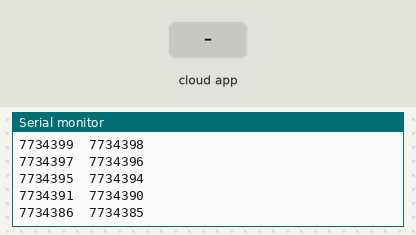
Recording of a sketch running on a simulated ESP8266 (NodeMCU). Shown: the last lines printed to the serial monitor. The inputs (shaded band) are chosen by the test bench. WiFi joins after 1.5 s; servers stay silent unless stated.

Above: at 2.7 s.
2.8 s: the phone or cloud app sets Weihnachtsbaum to 0
At 4.0 s:
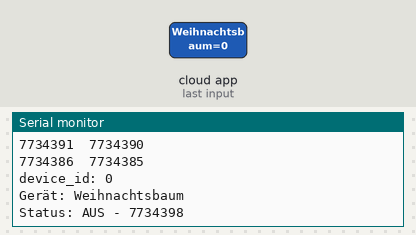
4.3 s: the phone or cloud app sets Dekoration to 0
At 5.4 s:
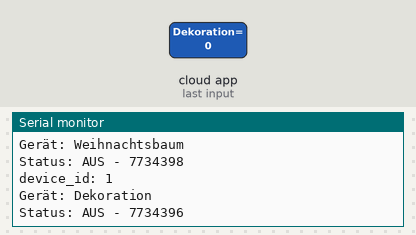
5.8 s: the phone or cloud app sets Steckerleiste to 0
At 6.6 s:
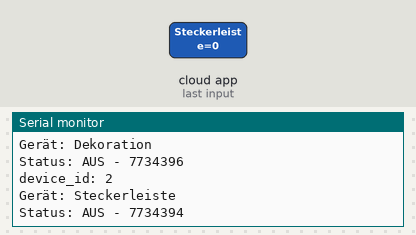
7.3 s: the phone or cloud app sets SteckerleisteVier to 0
At 7.7 s:
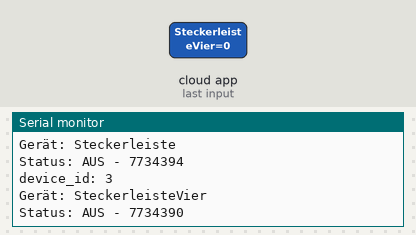
8.8 s: the phone or cloud app sets Alle to 0
At 10.0 s:
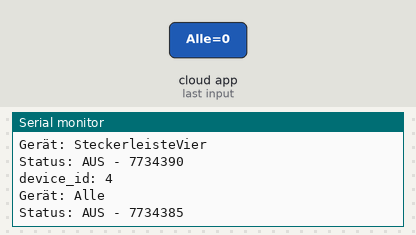
10.3 s: the phone or cloud app sets Weihnachtsbaum to 1
At 11.2 s:
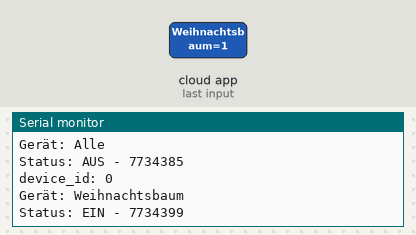
Timing chart, 0 to 12.8 s (numbered marks = the images above; inputs shaded):
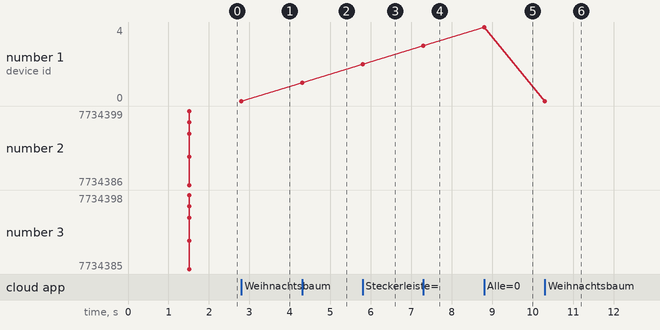

Measured:
- after the input at 2.8 s, the serial monitor: prints a new line at once (image 1)
- after the input at 4.3 s, the serial monitor: prints a new line at once (image 2)
- after the input at 5.8 s, the serial monitor: prints a new line at once (image 3)
- after the input at 7.3 s, the serial monitor: prints a new line at once (image 4)
- after the input at 8.8 s, the serial monitor: prints a new line at once (image 5)
- after the input at 10.3 s, the serial monitor: prints a new line at once (image 6)
- plotted number 1: 0 → 1 after the input at 4.3 s, 1 → 2 after the input at 5.8 s, 2 → 3 after the input at 7.3 s, 3 → 4 after the input at 8.8 s, 4 → 0 after the input at 10.3 s

The sketch:

AlexaWifi.ino
```cpp
//https://youtu.be/48RW4JHMXUA

#include <ESP8266WiFi.h>
#include <RCSwitch.h>
#include "fauxmoESP.h"

#define WIFI_SSID "HausRees-Draytek"
#define WIFI_PASS "6422048768813046"


fauxmoESP alexawifi;
RCSwitch mySwitch = RCSwitch();

// Fernsteuerung Viktor

// Steckerleiste 1
// ON:  7734399 (24Bit) Binary: 011101100000010001111110
// OFF: 7734398 (24Bit) Binary: 011101100000010001111110

// Steckerleiste 2
// ON:  7734397 (24Bit) Binary: 011101100000010001111101
// OFF: 7734396 (24Bit) Binary: 011101100000010001111100

// Steckerleiste 3
// ON:  7734395 (24Bit) Binary: 011101100000010001111011
// OFF: 7734394 (24Bit) Binary: 011101100000010001111010

// Steckerleiste 4
// ON:  7734391 (24Bit) Binary: 011101100000010001110111
// OFF: 7734390 (24Bit) Binary: 011101100000010001110110

// ALL
// ON:  7734386 (24Bit) Binary: 011101100000010001110010
// OFF: 7734385 (24Bit) Binary: 011101100000010001110001

// 433 MHz Codes fuer Steckerleistenleiste von Viktor
// jeweils Code für ein und aus
int geraeteCodes[5][2] = {
  {7734399, 7734398},  // Steckerleiste 1
  {7734397, 7734396},  // Steckerleiste 2
  {7734395, 7734394},  // Steckerleiste 3
  {7734391, 7734390},  // Steckerleiste 4
  {7734386, 7734385}   // Steckerleiste alle
};

void schalten(const char * device_name, bool state, int geraeteIndex);
void codesAusgeben();

void setup() {
  Serial.begin(115200);
  Serial.println("Nach dem Verbinden, sage 'Alexa, schalte <Gerät> an' oder 'aus'");

  mySwitch.enableTransmit(5); // GPIO5 = D1

  wifiSetup();
  geraete();
  codesAusgeben();
}

void wifiSetup() {
  WiFi.mode(WIFI_STA);

  Serial.printf("Verbindungs zu %s wird aufgebaut ", WIFI_SSID);

  WiFi.begin(WIFI_SSID, WIFI_PASS);

  while (WiFi.status() != WL_CONNECTED) {
    Serial.print(">");
    delay(100);
  }
  Serial.println("");
  Serial.printf("Verbunden! SSID: %s, IP Adresse: %s\n", WiFi.SSID().c_str(), WiFi.localIP().toString().c_str());
}

void geraete() {
  alexawifi.addDevice("Weihnachtsbaum");//ID 0
  alexawifi.addDevice("Dekoration"); //ID 1
  alexawifi.addDevice("Steckerleiste"); //ID 2
  alexawifi.addDevice("SteckerleisteVier"); //ID 2
  alexawifi.addDevice("Alle"); //ID 3

  alexawifi.onMessage(anfrage);
}

void anfrage(uint8_t device_id, const char * device_name, bool state) {
  int geraeteIndex = (int) device_id;
  Serial.print("device_id: "); Serial.println(geraeteIndex);

  schalten(device_name, state, geraeteIndex);
}


void schalten(const char * device_name, bool state, int geraeteIndex) {
  Serial.print("Gerät: "); Serial.println(device_name);
  Serial.print("Status: ");

  if (state) {
    Serial.print("EIN - ");
    int code_ein = geraeteCodes[geraeteIndex][0];
    Serial.println(code_ein);
    mySwitch.send(code_ein, 24);
    delay(50);
  }
  else {
    Serial.print("AUS - ");
    int code_aus = geraeteCodes[geraeteIndex][1];
    Serial.println(code_aus);
    mySwitch.send(code_aus, 24);
    delay(50);
  }
}

void codesAusgeben() {
  for (int row = 0; row < 5; row++)
  {
    for (int col = 0; col < 2; col++)
    {
      int code = geraeteCodes[row][col];
      Serial.print(code);
      Serial.print("\t");
    }
    Serial.println();
  }
}

void loop() {
  alexawifi.handle();
}
```
